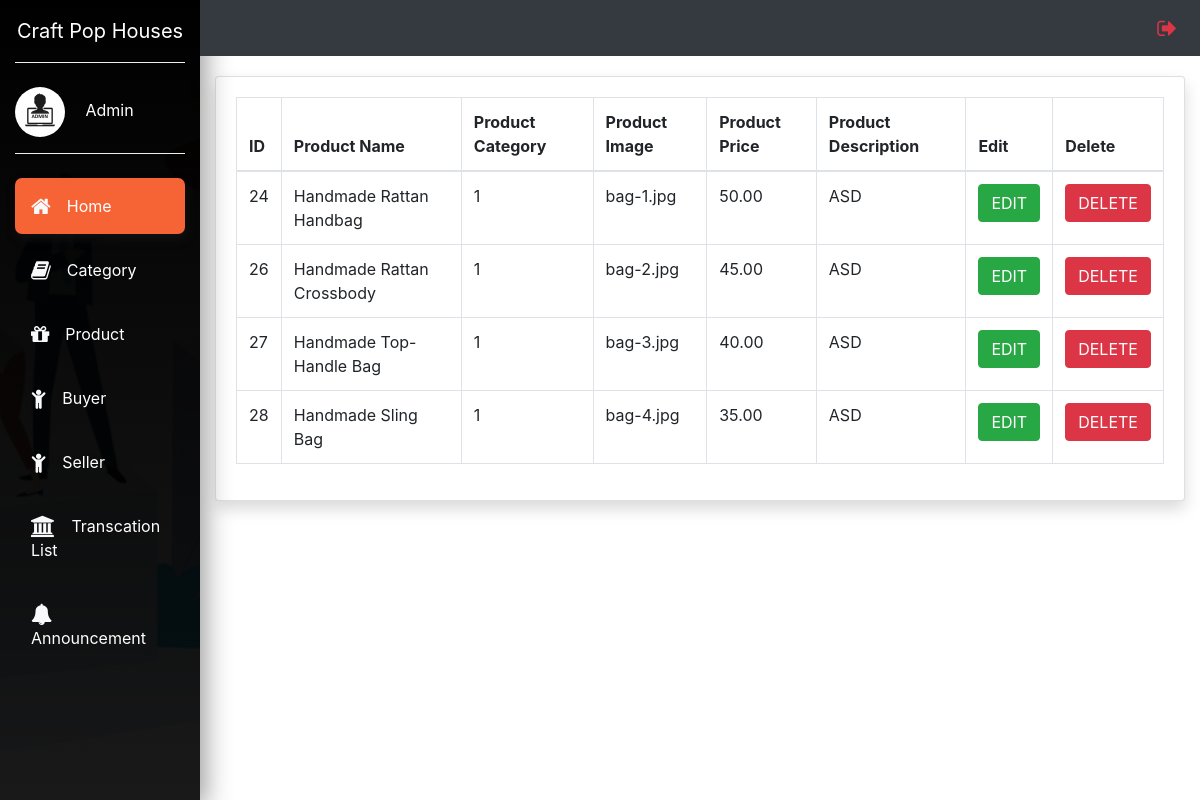
The app's page /admin/Aproduct.php, older data.
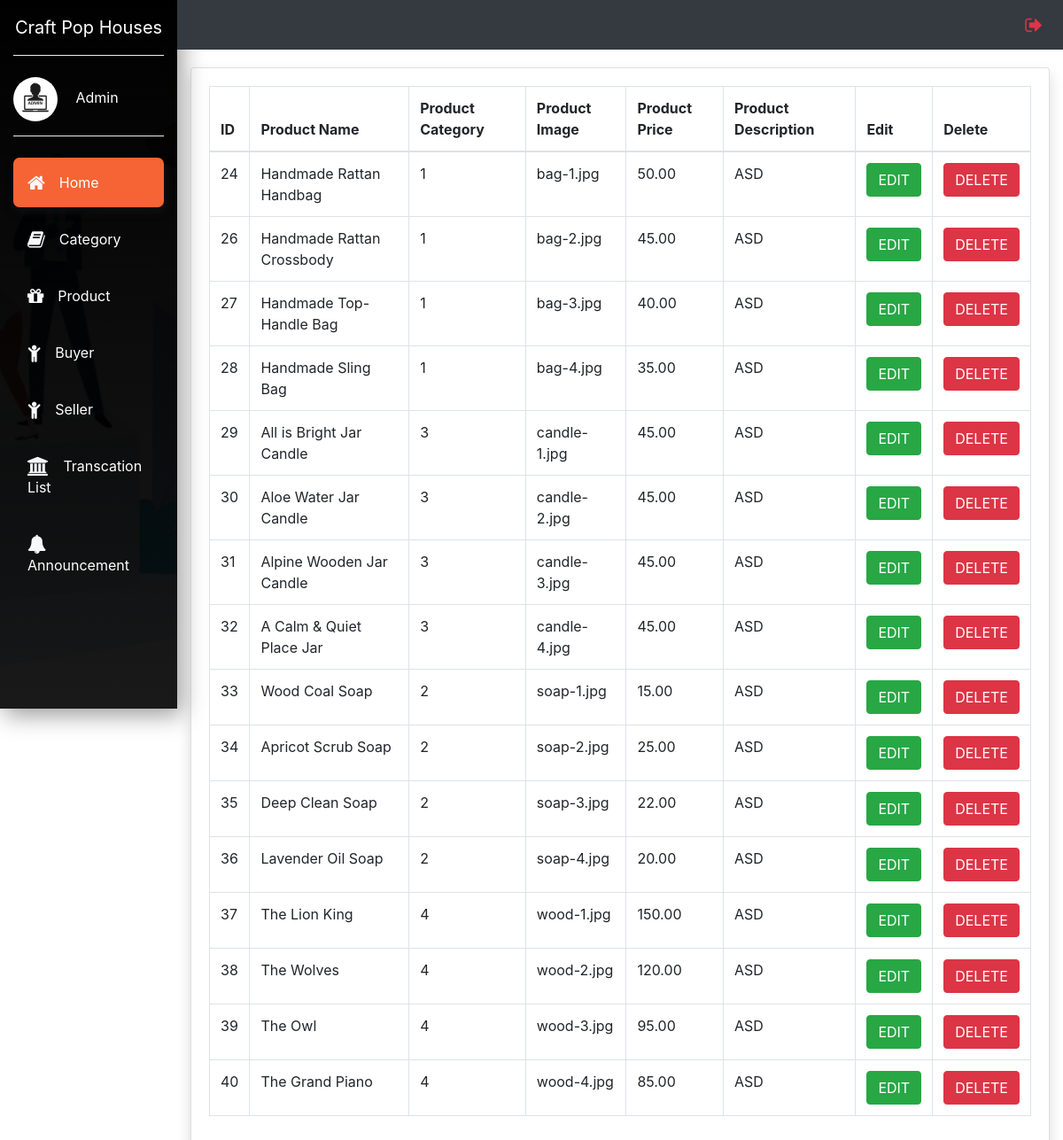
The same page, newer data.
### tables this page shows
CREATE TABLE `products` (
  `product_id` int(11) NOT NULL,
  `seller_id` int(11) NOT NULL,
  `product_category_id` int(11) NOT NULL,
  `product_title` text NOT NULL,
  `product_img` text NOT NULL,
  `product_price` text NOT NULL,
  `product_description` text NOT NULL
);

### admin/Aproduct.php (the view, shortened to what this page needs)
<?php include('AdminInterface.php') ?>
<div class="container-fluid">
	<div class="row">
		<div class="col-md-2"></div>
			<div class="col-md-10 bg">
				<div class="card shadow mb-4 ">
					<div class="card-body">
						<div class="table-responsive">
						<?php
							$connection = mysqli_connect('localhost','root','','cph');
							$query="SELECT * FROM products";
							$query_run=mysqli_query($connection,$query);
						?>
							<table class="table table-bordered">
							  <thead>
								<tr>
									<th>ID</th>
									<th>Product Name</th>
									<th>Product Category</th>
									<th>Product Image</th>
									<th>Product Price</th>
									<th>Product Description</th>
									<th>Edit</th>
									<th>Delete</th>
								</tr>
							  </thead>
							  <tbody>
							  <?php
							  if(mysqli_num_rows($query_run)>0)
							  {
								  while($row = mysqli_fetch_assoc($query_run))
								  {
									?>
								<tr>
									<td><?php echo $row['product_id']; ?></td>
									<td><?php echo $row['product_title']; ?></td>
									<td><?php echo $row['product_category_id']; ?></td>
									<td><?php echo $row['product_img']; ?></td>
									<td><?php echo $row['product_price']; ?></td>
									<td><?php echo $row['product_description']; ?></td>
									<td>
										<form action="Aedit.php" method="post">
											<button type="submit" name="edit_btn" class="btn btn-success">EDIT</button>
										</form>
									</td>
									<td>
										<form action="AProductCode.php" method="post">
											<button type="submit" name="delete_btn" class="btn btn-danger">DELETE</button>
										</form>
									</td>
								</tr>
								<?php
								  }
							  }
							  else
							  {
								  echo "No record found";
							  }
							  ?>
							  </tbody>
							</table>
							</div>
						</div>
					</div>
			</div>

Row changes from the older to the newer data that the page shows:
added products: product_id "29", product_title "All is Bright Jar Candle", product_category "3", product_img "candle-1.jpg", product_price "45.00", product_description "ASD"
added products: product_id "30", product_title "Aloe Water Jar Candle", product_category "3", product_img "candle-2.jpg", product_price "45.00", product_description "ASD"
added products: product_id "31", product_title "Alpine Wooden Jar Candle", product_category "3", product_img "candle-3.jpg", product_price "45.00", product_description "ASD"
added products: product_id "32", product_title "A Calm & Quiet Place Jar", product_category "3", product_img "candle-4.jpg", product_price "45.00", product_description "ASD"
added products: product_id "33", product_title "Wood Coal Soap", product_category "2", product_img "soap-1.jpg", product_price "15.00", product_description "ASD"
added products: product_id "34", product_title "Apricot Scrub Soap", product_category "2", product_img "soap-2.jpg", product_price "25.00", product_description "ASD"
added products: product_id "35", product_title "Deep Clean Soap", product_category "2", product_img "soap-3.jpg", product_price "22.00", product_description "ASD"
added products: product_id "36", product_title "Lavender Oil Soap", product_category "2", product_img "soap-4.jpg", product_price "20.00", product_description "ASD"
added products: product_id "37", product_title "The Lion King", product_category "4", product_img "wood-1.jpg", product_price "150.00", product_description "ASD"
added products: product_id "38", product_title "The Wolves", product_category "4", product_img "wood-2.jpg", product_price "120.00", product_description "ASD"
added products: product_id "39", product_title "The Owl", product_category "4", product_img "wood-3.jpg", product_price "95.00", product_description "ASD"
added products: product_id "40", product_title "The Grand Piano", product_category "4", product_img "wood-4.jpg", product_price "85.00", product_description "ASD"
